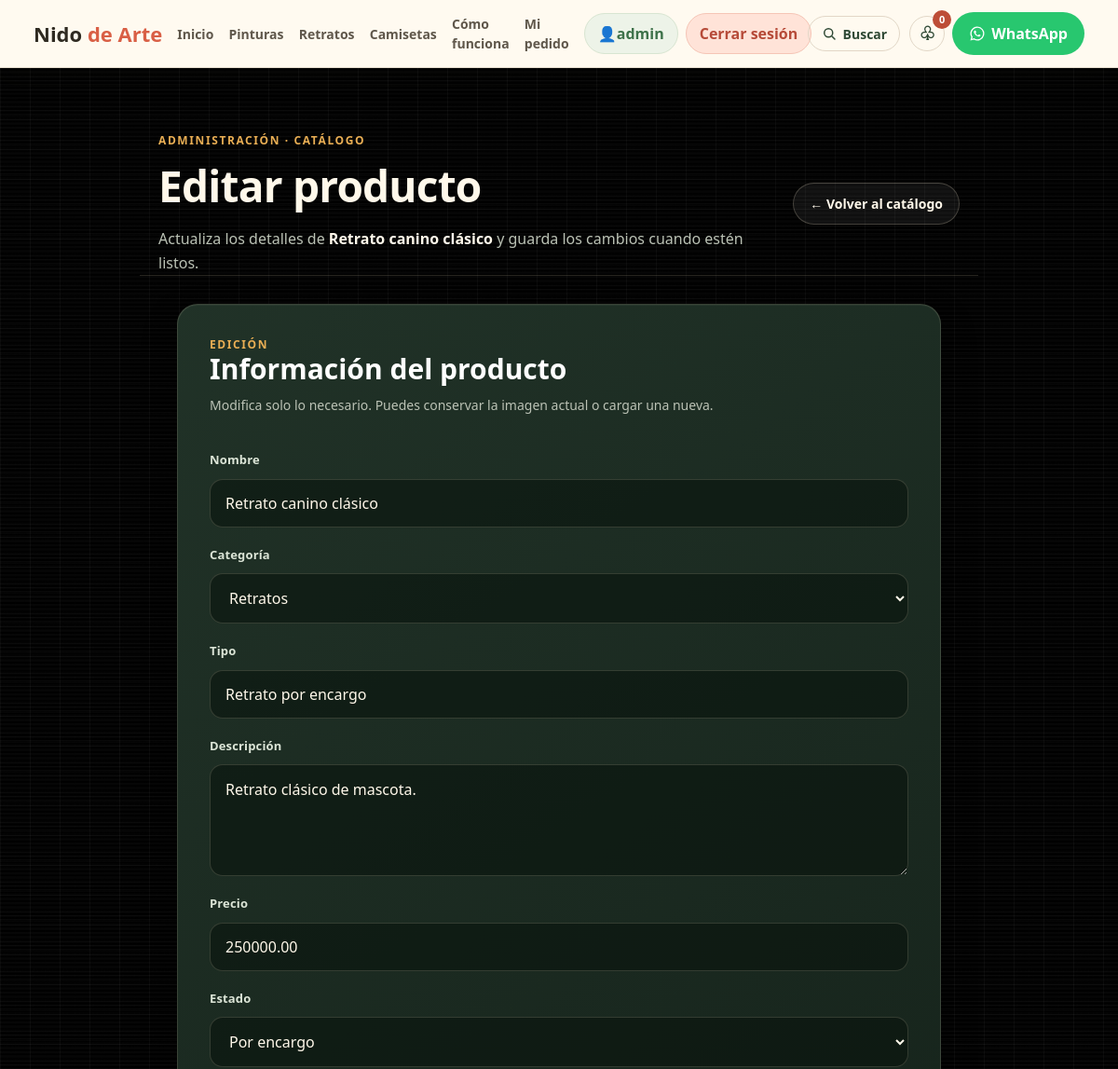
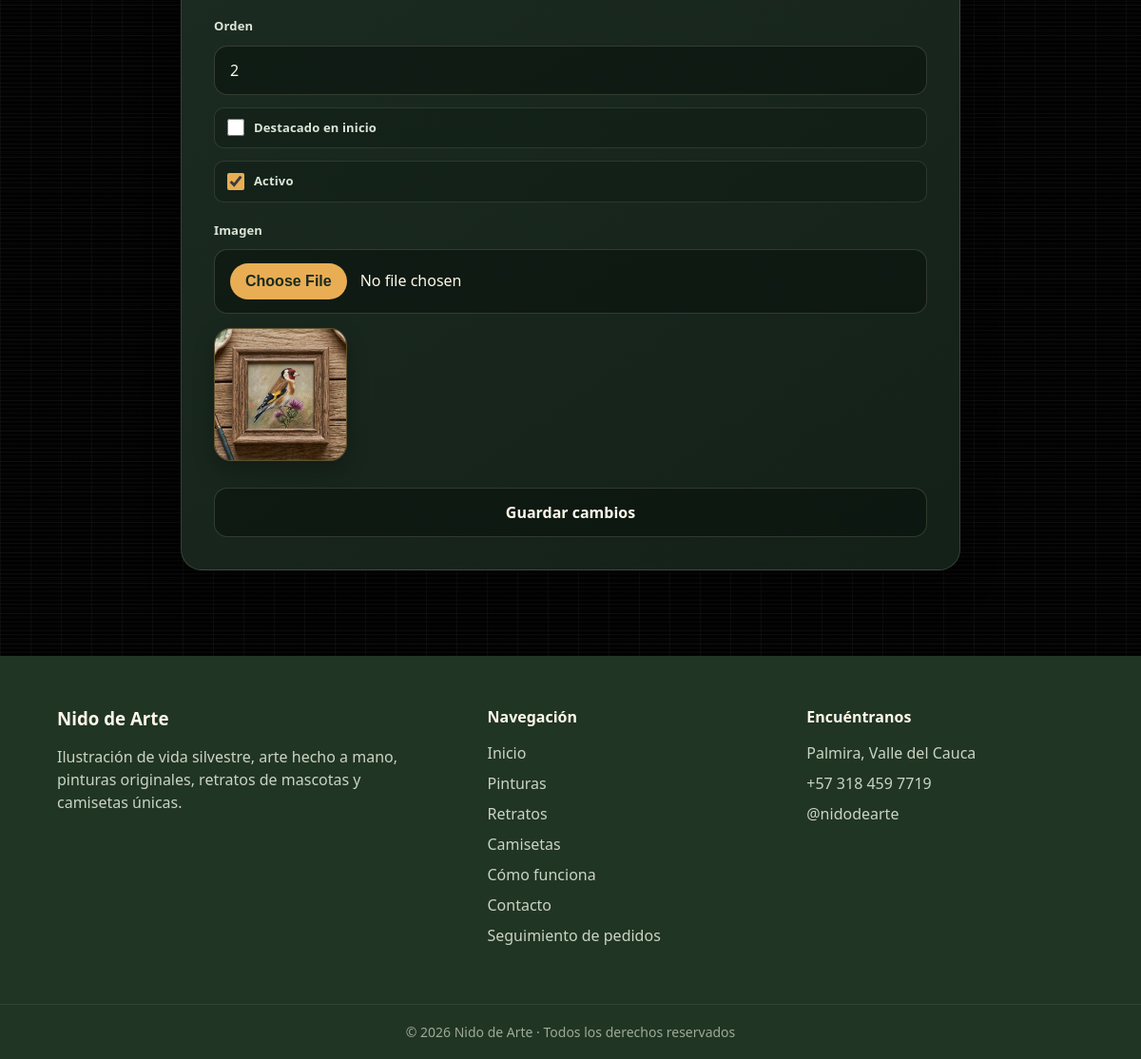
Screenshot of /admin/menu/editar.php?id=8 (signed in) with the database file from the repository (2 pictures, top to bottom).
### tables this page shows
CREATE TABLE IF NOT EXISTS productos (
  id INT AUTO_INCREMENT PRIMARY KEY,
  nombre VARCHAR(120) NOT NULL,
  categoria ENUM('pinturas','retratos','camisetas') NOT NULL,
  tipo VARCHAR(80) NOT NULL,
  descripcion TEXT NULL,
  precio DECIMAL(10,2) NOT NULL DEFAULT 0,
  imagen VARCHAR(255) NOT NULL,
  estado ENUM('disponible','encargo','agotado') NOT NULL DEFAULT 'disponible',
  destacado TINYINT(1) NOT NULL DEFAULT 0,
  activo TINYINT(1) NOT NULL DEFAULT 1,
  orden INT NOT NULL DEFAULT 0,
  fecha_creacion TIMESTAMP DEFAULT CURRENT_TIMESTAMP,
  UNIQUE KEY uq_producto_nombre (nombre)
);

### include/funciones.php (called while the page is built, shortened)
<?php
function entradaTexto(mixed $valor): string {
    return is_scalar($valor) ? trim((string) $valor) : '';
}

### admin/menu/editar.php (the view, shortened to what this page needs)
<?php
require_once __DIR__ . '/../../include/funciones.php';
$db = conectarDB();
$id = (int) entradaTexto($_GET['id']);
$stmt = $db->prepare('SELECT * FROM productos WHERE id = ?');
$stmt->bind_param('i', $id);
$stmt->execute();
$producto = $stmt->get_result()->fetch_assoc();
$nombre = $producto['nombre'];
$descripcion = $producto['descripcion'];
$precio = $producto['precio'];
$categoria = $producto['categoria'];
$tipo = $producto['tipo'];
$estado = $producto['estado'];
$orden = $producto['orden'];
$destacado = (int) $producto['destacado'];
$activo = (int) $producto['activo'];
$rutaImagen = $producto['imagen'];
?>
<section class="container container_admin3 admin-product-page">
    <div class="admin-product-page-header">
        <div>
            <span class="admin-product-eyebrow">Administración · Catálogo</span>
            <h1>Editar producto</h1>
            <p>Actualiza los detalles de <strong><?= htmlspecialchars($nombre) ?></strong> y guarda los cambios cuando estén listos.</p>
        </div>
        <div class="botondeadmin3">
            <a href="<?php echo BASE_URL;?>admin/menu/index.php">← Volver al catálogo</a>
        </div>
    </div>
</section>
<section class="admin-container admin-container-admin admin-product-form-area">
    <main class="admin-card">
        <span class="admin-card-eyebrow">Edición</span>
        <h2>Información del producto</h2>
        <p class="admin-card-intro">Modifica solo lo necesario. Puedes conservar la imagen actual o cargar una nueva.</p>
        <form method="POST" enctype="multipart/form-data" class="admin-form">
            <label for="nombre">Nombre</label>
            <input id="nombre" type="text" name="nombre" value="<?= htmlspecialchars($nombre) ?>">
            <label for="categoria">Categoría</label>
            <select id="categoria" name="categoria">
                <option value="retratos" <?= $categoria === 'retratos' ? 'selected' : '' ?>>Retratos</option>
            </select>
            <label for="tipo">Tipo</label>
            <input id="tipo" type="text" name="tipo" value="<?= htmlspecialchars($tipo) ?>">
            <label for="descripcion">Descripción</label>
            <textarea id="descripcion" name="descripcion"><?= htmlspecialchars((string) $descripcion) ?></textarea>
            <label for="precio">Precio</label>
            <input id="precio" type="number" name="precio" min="1" value="<?= htmlspecialchars((string) $precio) ?>">
            <label for="estado">Estado</label>
            <select id="estado" name="estado">
                <option value="encargo" <?= $estado === 'encargo' ? 'selected' : '' ?>>Por encargo</option>
            </select>
            <label for="orden">Orden</label>
            <input id="orden" type="number" name="orden" value="<?= htmlspecialchars((string) $orden) ?>">
            <label><input type="checkbox" name="destacado" <?= $destacado ? 'checked' : '' ?>> Destacado en inicio</label>
            <label><input type="checkbox" name="activo" <?= $activo ? 'checked' : '' ?>> Activo</label>
            <label for="inputImagen">Imagen</label>
            <input id="inputImagen" type="file" name="imagen" accept="image/jpeg, image/png, image/webp, image/avif">
            <img id="previewImagen" src="<?= BASE_URL . ltrim($rutaImagen, '/') ?>?t=<?= time() ?>" alt="Vista previa de <?= htmlspecialchars($nombre) ?>" width="120" style="margin-top:5px;">
            <input type="submit" value="Guardar cambios" class="admin-btn admin-btn-save-product">
        </form>
    </main>
</section>
<?php include '../../include/templates/footer.php'; ?>

### assets/css/base/global.css (style rules this page uses)
html, body { background-color:#050505; background-image: linear-gradient(rgba(255,255,255,.035) 1px, transparent 1px), linear-gradient(90deg, rgba(255,255,255,.035) 1px, transparent 1px), url('../../imagenes/137042075-grid-square-graph-line-full-page-on-black-paper-background-paper-grid-square-graph-line-texture-of.jpg'); background-size:32px 32px; background-attachment:fixed; }
body { color:#fff; line-height:1.5; }
body::before { content:""; position:fixed; inset:0; pointer-events:none; background:radial-gradient(circle at top, rgba(0,208,132,.05), transparent 35%); z-index:-1; }
a { color:inherit; text-decoration:none; transition:.35s; }
img { width:100%; display:block; transition:.5s; }
section { padding:110px 0; }
section h2 { text-align:center; font-size:58px; font-weight:900; margin-bottom:15px; text-shadow:0 0 14px rgba(255,255,255,.2); animation:slideDownSoft 1.2s ease; }
.container { width:90%; max-width:1200px; margin:auto; }

### assets/css/componentes/ui.css (style rules this page uses)
﻿.btn-nav, .admin-productos-btn-create, .admin-productos-btn-regresar, .botondeadmin3 a, .boton { display:inline-flex; align-items:center; justify-content:center; font-weight:800; transition:.35s; }

### assets/css/paginas/admin.css (style rules this page uses)
.admin-product-form-area .admin-card h2 { margin:0 0 10px; font-size:30px; line-height:1.15; text-align:left; text-shadow:none; }

### rows the page displays
productos: categoria "Retratos", tipo "Retrato por encargo", descripcion "Retrato clásico de mascota.", precio "250000.00", estado "Por encargo", orden "2", activo "☑", imagen (picture)

### other values shown
$_SESSION['usuario'] "admin"
$nombre "Retrato canino clásico"
